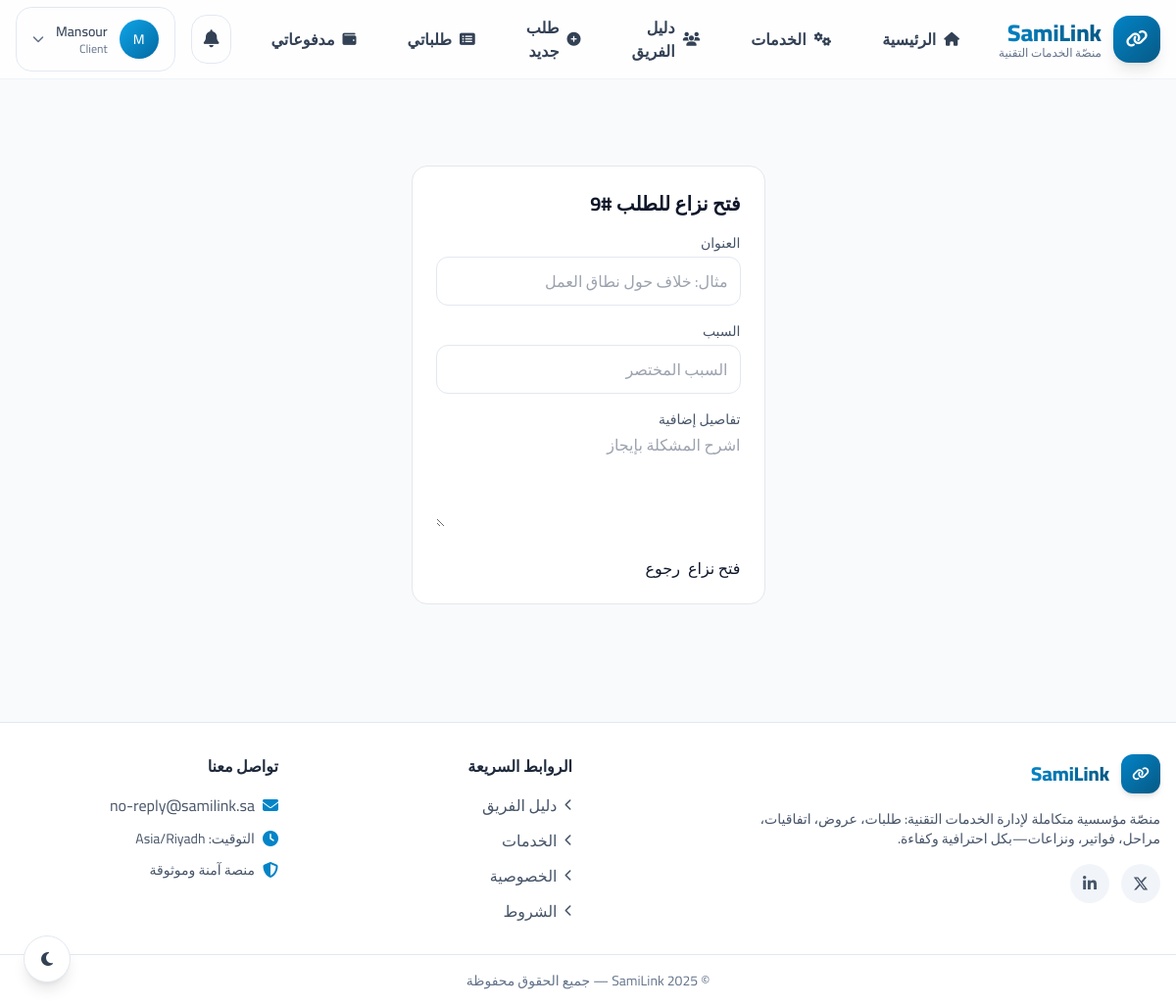
Screenshot of /disputes/request/9/open/ (signed in) with the database file from the repository.
### accounts/models.py (models this page shows, shortened)
class User(AbstractBaseUser, PermissionsMixin):
    class Role(models.TextChoices):
        ADMIN = "admin", "مدير عام"
        FINANCE = "finance", "مالية"
        EMPLOYEE = "employee", "موظف"
        CLIENT = "client", "عميل"
    email = models.EmailField("البريد الإلكتروني", unique=True, db_index=True)
    phone = models.CharField(
        "الجوال",
        max_length=16,  # + ثم حتى 15 رقم
        blank=True,
        null=True,
        help_text="أدخل أي صيغة (05 أو 00966 أو 966 أو +966). سيُحفظ دوليًا تلقائيًا.",
        validators=[RegexValidator(r"^[\d\+\s\-\(\)]{3,}$", "صيغة رقم غير صالحة.")],
    )
    name = models.CharField("الاسم", max_length=150, blank=True)
    role = models.CharField("الدور", max_length=16, choices=Role.choices, default=Role.CLIENT)
    is_active = models.BooleanField(default=True)
    is_staff = models.BooleanField(default=False)
    date_joined = models.DateTimeField(default=timezone.now)
    objects = UserManager()
    USERNAME_FIELD = "email"
    REQUIRED_FIELDS: list[str] = []
    class Meta:
        verbose_name = "مستخدم"
        verbose_name_plural = "مستخدمون"
        indexes = [
            models.Index(fields=["role"]),
            models.Index(fields=["email"]),
            models.Index(fields=["phone"]),
        ]
        constraints = [
            models.UniqueConstraint(
                Lower("email"), name="uniq_user_email_ci"
            ),
        ]

### marketplace/models.py (models this page shows, shortened)
class Request(models.Model):
    class Status(models.TextChoices):
        NEW = "new", "طلب جديد"
        OFFER_SELECTED = "offer_selected", "تم اختيار عرض"
        AGREEMENT_PENDING = "agreement_pending", "اتفاقية بانتظار الموافقة"
        IN_PROGRESS = "in_progress", "قيد التنفيذ"
        COMPLETED = "completed", "مكتمل"
        DISPUTED = "disputed", "نزاع"          # توحيد التسمية إلى DISPUTED للتوافق مع بقية التطبيقات
        CANCELLED = "cancelled", "ملغى"
    client = models.ForeignKey(User, on_delete=models.CASCADE, related_name="requests_as_client")
    assigned_employee = models.ForeignKey(
        User, on_delete=models.SET_NULL, related_name="requests_as_employee", null=True, blank=True
    )
    title = models.CharField("العنوان", max_length=160)
    details = models.TextField("التفاصيل", blank=True)
    estimated_duration_days = models.PositiveIntegerField("مدة تقديرية (أيام)", default=7)
    estimated_price = models.DecimalField("سعر تقريبي", max_digits=12, decimal_places=2, default=0)
    links = models.TextField("روابط مرتبطة (اختياري)", blank=True)
    status = models.CharField(max_length=32, choices=Status.choices, default=Status.NEW, db_index=True)
    has_milestones = models.BooleanField(default=False)
    has_dispute = models.BooleanField(default=False)
    offer_selected_at = models.DateTimeField("تاريخ اختيار العرض", null=True, blank=True)
    agreement_due_at = models.DateTimeField("موعد استحقاق إرسال الاتفاقية", null=True, blank=True)
    sla_agreement_overdue = models.BooleanField("تجاوز مهلة إنشاء الاتفاقية (تم التنبيه؟)", default=False)
    created_at = models.DateTimeField(auto_now_add=True)
    updated_at = models.DateTimeField(auto_now=True)
    def get_absolute_url(self):
        try:
            return reverse("marketplace:request_detail", args=[self.pk])
        except Exception:
            return f"/marketplace/r/{self.pk}/"
    class Meta:
        indexes = [
            models.Index(fields=["status", "created_at"]),
            models.Index(fields=["client"]),
            models.Index(fields=["assigned_employee"]),
            models.Index(fields=["agreement_due_at"]),
        ]
        verbose_name = "طلب"
        verbose_name_plural = "طلبات"

### disputes/views.py (the view)
# urls.py: path("request/<int:request_id>/open/", views.dispute_create, name="open"),
@login_required
@transaction.atomic
def dispute_create(request, request_id: int):
    req = get_object_or_404(Request.objects.select_for_update(), pk=request_id)
    ok, role = _can_open_dispute(request.user, req)
    if not ok:
        raise PermissionDenied("لا تملك صلاحية فتح نزاع على هذا الطلب.")
    if request.method == "POST":
        form = DisputeForm(request.POST)
        if form.is_valid():
            dispute = form.save(commit=False)
            dispute.request = req
            dispute.opened_by = request.user
            if hasattr(dispute, "opener_role"):
                dispute.opener_role = role
            m_id = (request.POST.get("milestone_id") or "").strip()
            if m_id and hasattr(dispute, "milestone_id"):
                try:
                    dispute.milestone_id = int(m_id)
                except ValueError:
                    pass
            dispute.save()
            _freeze_request(req)
            detail_url = reverse("marketplace:request_detail", args=[req.pk])
            if getattr(req, "client", None):
                _notify_safe(req.client, "تم فتح نزاع", f"فُتح نزاع على طلبك #{req.pk}: {dispute.title}", url=detail_url)
            if getattr(req, "assigned_to", None):
                _notify_safe(req.assigned_to, "تم فتح نزاع", f"فُتح نزاع على طلب #{req.pk}: {dispute.title}", url=detail_url)
            messages.warning(request, "تم فتح النزاع وتجميد الطلب مؤقتًا حتى الحسم.")
            return redirect(detail_url)
        else:
            messages.error(request, "فضلاً صحّح الأخطاء في النموذج.")
    else:
        form = DisputeForm()
    return render(request, "disputes/open.html", {"form": form, "req": req})

### templates/disputes/open.html (shortened to what this page needs)
{% extends "base.html" %}
{% block content %}
<section class="max-w-2xl mx-auto rtl py-8" dir="rtl">
  <div class="rounded-2xl border bg-white dark:bg-slate-800 p-6 space-y-4">
    <h1 class="text-xl font-bold">فتح نزاع للطلب #{{ req.pk }}</h1>
    <form method="post" action="{% url 'disputes:open' req.pk %}" onsubmit="return confirm('سيتم فتح نزاع لهذا الطلب. تأكيد؟');">
      <div class="space-y-4">
        <div>
          <label class="block text-sm text-slate-600 dark:text-slate-300 mb-1">العنوان</label>
          {{ form.title }}
        </div>
        <div>
          <label class="block text-sm text-slate-600 dark:text-slate-300 mb-1">السبب</label>
          {{ form.reason }}
        </div>
        <div>
          <label class="block text-sm text-slate-600 dark:text-slate-300 mb-1">تفاصيل إضافية</label>
          {{ form.details }}
        </div>
      </div>
      <div class="mt-6 flex items-center gap-2">
        <button class="btn btn-danger">فتح نزاع</button>
        <a href="{{ req.get_absolute_url }}" class="btn btn-ghost">رجوع</a>
      </div>
    </form>
  </div>
</section>
{% endblock %}

### templates/base.html (shortened to what this page needs)
{% load static %}
<!DOCTYPE html>
<html lang="ar" dir="rtl">
<head>
  <link rel="stylesheet" href="https://cdnjs.cloudflare.com/ajax/libs/font-awesome/6.5.2/css/all.min.css"/>
  <script src="https://cdn.tailwindcss.com"></script>
</head>
<body class="bg-slate-50 dark:bg-slate-900 text-slate-900 dark:text-slate-100 font-sans selection:bg-primary-600 selection:text-white min-h-screen flex flex-col">
  <button id="themeToggle" class="fixed bottom-6 left-6 z-50 w-12 h-12 rounded-full bg-white dark:bg-slate-800 shadow-lg border border-slate-200 dark:border-slate-700 flex items-center justify-center text-slate-700 dark:text-yellow-400 hover:scale-110 transition-all duration-300" aria-label="تبديل الوضع">
    <i class="fas fa-moon dark:hidden"></i>
  </button>
  <header id="appHeader" class="sticky top-0 z-40 glass-effect transition-all duration-300">
    <div class="mx-auto px-4 container-xl">
      <div class="h-20 flex items-center justify-between gap-6">
        <a href="{% url 'website:home' %}" class="flex items-center gap-3 group shrink-0">
          <div class="w-12 h-12 rounded-2xl grid place-items-center bg-gradient-to-br from-primary-600 to-primary-800 text-white shadow-lg group-hover:shadow-xl transition-all duration-300 group-hover:scale-105">
            <i class="fas fa-link text-lg"></i>
          </div>
          <div class="leading-tight">
            <div class="font-extrabold text-2xl -mb-1 gradient-text">SamiLink</div>
            <div class="text-xs text-slate-500 dark:text-slate-400 font-medium">منصّة الخدمات التقنية</div>
          </div>
        </a>
        <nav class="hidden lg:flex items-center gap-5 xl:gap-7">
          {% with rm=request.resolver_match %}
            {% with nm=rm.url_name ns=rm.namespace %}
              <a href="{% url 'website:home' %}" class="nav-link {% if ns == 'website' and nm == 'home' %}active{% endif %}">
                <i class="fas fa-home text-sm"></i><span>الرئيسية</span>
              </a>
              <a href="{% url 'website:services' %}" class="nav-link {% if ns == 'website' and nm == 'services' %}active{% endif %}">
                <i class="fas fa-cogs text-sm"></i><span>الخدمات</span>
              </a>
              <a href="{% url 'profiles:employees_list' %}" class="nav-link {% if ns == 'profiles' %}active{% endif %}">
                <i class="fas fa-users text-sm"></i><span>دليل الفريق</span>
              </a>
              {% if request.user.is_authenticated %}
                {% if request.user.role == 'client' %}
                  <a href="{% url 'marketplace:request_create' %}" class="nav-link {% if nm == 'request_create' %}active{% endif %}">
                    <i class="fas fa-plus-circle text-sm"></i><span>طلب جديد</span>
                  </a>
                  <a href="{% url 'marketplace:my_requests' %}" class="nav-link {% if nm == 'my_requests' %}active{% endif %}">
                    <i class="fas fa-list-alt text-sm"></i><span>طلباتي</span>
                  </a>
                  <a href="{% url 'finance:client_payments' %}" class="nav-link {% if ns == 'finance' and nm == 'client_payments' %}active{% endif %}">
                    <i class="fas fa-wallet text-sm"></i><span>مدفوعاتي</span>
                  </a>
                {% endif %}
              {% endif %}
            {% endwith %}
          {% endwith %}
        </nav>
        <div class="flex items-center gap-4">
          {% if request.user.is_authenticated %}
            <a href="/notifications/" class="relative p-3 rounded-2xl hover:bg-slate-100 dark:hover:bg-slate-800 border border-slate-200 dark:border-slate-700 transition-colors" aria-label="الإشعارات">
              <i class="fas fa-bell text-slate-700 dark:text-slate-300 text-[18px]"></i>
            </a>
            <div class="relative">
              <button id="userMenuBtn" class="flex items-center gap-3 px-4 py-3 rounded-2xl hover:bg-slate-100 dark:hover:bg-slate-800 transition-all duration-200 border border-slate-200 dark:border-slate-700">
                <div class="w-10 h-10 rounded-full bg-gradient-to-br from-primary-500 to-primary-700 grid place-items-center text-white text-sm font-medium shadow-sm">
                  {% if request.user.name %}{{ request.user.name|slice:":1"|upper }}{% else %}{{ request.user.email|slice:":1"|upper }}{% endif %}
                </div>
                <div class="text-right hidden md:block">
                  <div class="text-sm font-medium text-slate-700 dark:text-slate-300">
                    {{ request.user.name|default:request.user.email|truncatechars:20 }}
                  </div>
                  <div class="text-xs text-slate-500 dark:text-slate-400 capitalize">{{ request.user.role }}</div>
                </div>
                <i class="fas fa-chevron-down text-xs transition-transform duration-200 text-slate-500"></i>
              </button>
            </div>
          {% endif %}
        </div>
      </div>
    </div>
  </header>
  <main class="mx-auto px-4 container-xl flex-grow py-8">
    {% block content %}{% endblock %}
  </main>
  <footer class="mt-14 border-t border-slate-200 dark:border-slate-800 bg-white dark:bg-slate-900">
    <div class="mx-auto px-4 container-xl py-8 grid md:grid-cols-4 gap-8">
      <div class="md:col-span-2">
        <div class="flex items-center gap-3 mb-4">
          <div class="w-10 h-10 rounded-xl grid place-items-center bg-gradient-to-br from-primary-600 to-primary-800 text-white shadow-md"><i class="fas fa-link text-sm"></i></div>
          <div class="font-extrabold text-xl gradient-text">SamiLink</div>
        </div>
        <p class="text-slate-600 dark:text-slate-400 text-sm max-w-md">منصّة مؤسسية متكاملة لإدارة الخدمات التقنية: طلبات، عروض، اتفاقيات، مراحل، فواتير، ونزاعات—بكل احترافية وكفاءة.</p>
        <div class="flex gap-3 mt-4">
          <a href="#" class="w-10 h-10 rounded-full bg-slate-100 dark:bg-slate-800 flex items-center justify-center text-slate-600 dark:text-slate-400 hover:bg-primary-100 dark:hover:bg-primary-900/30 hover:text-primary-600 transition-colors"><i class="fab fa-x-twitter"></i></a>
          <a href="#" class="w-10 h-10 rounded-full bg-slate-100 dark:bg-slate-800 flex items-center justify-center text-slate-600 dark:text-slate-400 hover:bg-primary-100 dark:hover:bg-primary-900/30 hover:text-primary-600 transition-colors"><i class="fab fa-linkedin-in"></i></a>
        </div>
      </div>
      <div>
        <div class="font-semibold mb-4 text-slate-800 dark:text-slate-200">الروابط السريعة</div>
        <ul class="space-y-3 text-slate-600 dark:text-slate-400">
          <li><a class="hover:text-primary-600 transition-colors flex items-center gap-2" href="{% url 'profiles:employees_list' %}"><i class="fas fa-chevron-left text-xs"></i><span>دليل الفريق</span></a></li>
          <li><a class="hover:text-primary-600 transition-colors flex items-center gap-2" href="{% url 'website:services' %}"><i class="fas fa-chevron-left text-xs"></i><span>الخدمات</span></a></li>
          <li><a class="hover:text-primary-600 transition-colors flex items-center gap-2" href="{% url 'website:privacy' %}"><i class="fas fa-chevron-left text-xs"></i><span>الخصوصية</span></a></li>
          <li><a class="hover:text-primary-600 transition-colors flex items-center gap-2" href="{% url 'website:terms' %}"><i class="fas fa-chevron-left text-xs"></i><span>الشروط</span></a></li>
        </ul>
      </div>
      <div>
        <div class="font-semibold mb-4 text-slate-800 dark:text-slate-200">تواصل معنا</div>
        <ul class="space-y-3 text-slate-600 dark:text-slate-400">
          <li class="flex items-center gap-2"><i class="fas fa-envelope text-primary-600"></i><a class="hover:text-primary-600 transition-colors" href="mailto:no-reply@samilink.sa">no-reply@samilink.sa</a></li>
          <li class="flex items-center gap-2"><i class="fas fa-clock text-primary-600"></i><span class="text-sm">التوقيت: Asia/Riyadh</span></li>
          <li class="flex items-center gap-2 mt-4"><i class="fas fa-shield-alt text-primary-600"></i><span class="text-sm">منصة آمنة وموثوقة</span></li>
        </ul>
      </div>
    </div>
    <div class="py-4 text-center text-slate-500 dark:text-slate-400 text-sm border-t border-slate-200 dark:border-slate-800">
      © {% now "Y" %} SamiLink — جميع الحقوق محفوظة
    </div>
  </footer>
</body>
</html>

### rows the page displays
User: user.name "M", user.name "Mansour", user.role "Client"
Request: pk "9"
